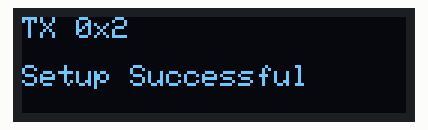
Simulated run of this sketch. Board: Arduino Uno, built with avr-gcc and run on an emulated ATmega328P. Parts: 128×32 one-colour display. No radio packets arrive unless stated; what the sketch prints to the serial monitor is not drawn.

Above: at 0.2 s.
At 2.3 s:
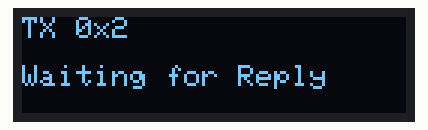

Measured:
- what the display in image 0 shows lasts 2.0 s, from 0.2 s to 2.2 s
- what the display in image 1 shows lasts 10.5 s, from 2.3 s to 12.8 s

The sketch:

tx.ino
```cpp
/*
 * Enhanced LoRa Transmitter - CORRECTED for 128x32 OLED
 * With ACK/retransmit and ID-based messaging
 */

#include <SPI.h>
#include <RH_RF95.h>
#include <Wire.h>
#include <Adafruit_GFX.h>
#include <Adafruit_SSD1306.h>

// LoRa pins for Cytron LoRa-RFM Shield
#define RFM95_CS 10
#define RFM95_RST 9
#define RFM95_INT 2

// OLED Display settings - CORRECTED TO 128x32
#define SCREEN_WIDTH 128
#define SCREEN_HEIGHT 32  // Changed from 64 to 32!F
#define OLED_RESET -1

// Node Configuration
#define MY_NODE_ID 0x02      // This node's ID
#define DEST_NODE_ID 0x01    // Destination node ID

// Message Types
#define MSG_TYPE_DATA 0x01
#define MSG_TYPE_ACK  0x02
#define MSG_TYPE_NACK 0x03

// Transmission settings
#define MAX_RETRIES 3
#define ACK_TIMEOUT 10000     // 10 seconds

// RF95 frequency
#define RF95_FREQ 915.5

// Message structure
struct Message {
  uint8_t nodeID;
  uint8_t destID;
  uint8_t msgType;
  uint8_t payloadLen;
  char payload[40];
  uint8_t checksum;
};

RH_RF95 rf95(RFM95_CS, RFM95_INT);
Adafruit_SSD1306 display(SCREEN_WIDTH, SCREEN_HEIGHT, &Wire, OLED_RESET);

int messageCounter = 0;
bool oledWorking = false;

void setup() {
  Serial.begin(9600);
  delay(100);

  Serial.println(F("LoRa Transmitter Starting..."));

  // Initialize OLED first
  if(!display.begin(SSD1306_SWITCHCAPVCC, 0x3C)) {
    Serial.println(F("SSD1306 allocation failed"));
    Serial.println(F("Continuing without OLED..."));
  } else {
    Serial.println(F("OLED OK!"));
    oledWorking = true;
    display.clearDisplay();
    display.setTextSize(1);
    display.setTextColor(WHITE);
    display.setCursor(0, 0);
    display.println(F("Initializing..."));
    display.display();
  }

  // Reset LoRa module
  pinMode(RFM95_RST, OUTPUT);
  digitalWrite(RFM95_RST, HIGH);
  delay(10);
  digitalWrite(RFM95_RST, LOW);
  delay(10);
  digitalWrite(RFM95_RST, HIGH);
  delay(10);

  // Initialize LoRa
  if (!rf95.init()) {
    Serial.println(F("LoRa init failed"));
    displayStatus("Setup Failed", true);
    while (1);
  }

  if (!rf95.setFrequency(RF95_FREQ)) {
    Serial.println(F("setFrequency failed"));
    displayStatus("Setup Failed", true);
    while (1);
  }

  rf95.setTxPower(23, false);

  Serial.println(F("LoRa Transmitter Ready!"));
  Serial.print(F("My Node ID: 0x"));
  Serial.println(MY_NODE_ID, HEX);

  displayStatus("Setup Successful", false);
  delay(2000);
}

void loop() {
  // Create message
  Message msg;
  msg.nodeID = MY_NODE_ID;
  msg.destID = DEST_NODE_ID;
  msg.msgType = MSG_TYPE_DATA;

  sprintf(msg.payload, "payload #%d from Node %d", messageCounter++, MY_NODE_ID);
  msg.payloadLen = strlen(msg.payload);
  msg.checksum = calculateChecksum(&msg);

  // Send message with retries
  bool ackReceived = false;
  int retries = 0;

  while (!ackReceived && retries < MAX_RETRIES) {
    Serial.print(F("Sending (Attempt "));
    Serial.print(retries + 1);
    Serial.print(F("/"));
    Serial.print(MAX_RETRIES);
    Serial.println(F(")..."));

    displayStatus("Sending Message", false);

    sendMessage(&msg);

    displayStatus("Waiting for Reply", false);
    ackReceived = waitForAck(ACK_TIMEOUT);

    if (ackReceived) {
      Serial.println(F("ACK Received!"));
      displayStatus("Message Received", false);
    } else {
      Serial.println(F("No ACK - Retrying..."));
      retries++;
      if (retries < MAX_RETRIES) {
        delay(500);
      }
    }
  }

  if (!ackReceived) {
    Serial.println(F("Message failed after max retries"));
    displayStatus("Send Failed", true);
    delay(2000);
  }

  delay(3000);
}

void sendMessage(Message *msg) {
  uint8_t buf[60];
  int len = 0;

  buf[len++] = msg->nodeID;
  buf[len++] = msg->destID;
  buf[len++] = msg->msgType;
  buf[len++] = msg->payloadLen;
  memcpy(&buf[len], msg->payload, msg->payloadLen);
  len += msg->payloadLen;
  buf[len++] = msg->checksum;

  rf95.send(buf, len);
  rf95.waitPacketSent();

  Serial.print(F("Sent to Node 0x"));
  Serial.print(msg->destID, HEX);
  Serial.print(F(": "));
  Serial.println(msg->payload);
}

bool waitForAck(unsigned long timeout) {
  unsigned long startTime = millis();

  while (millis() - startTime < timeout) {
    if (rf95.available()) {
      uint8_t buf[RH_RF95_MAX_MESSAGE_LEN];
      uint8_t len = sizeof(buf);

      if (rf95.recv(buf, &len)) {
        if (len >= 5) {
          uint8_t nodeID = buf[0];
          uint8_t destID = buf[1];
          uint8_t msgType = buf[2];

          if (destID == MY_NODE_ID && msgType == MSG_TYPE_ACK) {
            Serial.print(F("ACK from Node 0x"));
            Serial.println(nodeID, HEX);
            return true;
          }
        }
      }
    }
    delay(10);
  }
  return false;
}

uint8_t calculateChecksum(Message *msg) {
  uint8_t checksum = 0;
  checksum ^= msg->nodeID;
  checksum ^= msg->destID;
  checksum ^= msg->msgType;
  checksum ^= msg->payloadLen;
  for (int i = 0; i < msg->payloadLen; i++) {
    checksum ^= msg->payload[i];
  }
  return checksum;
}

void displayStatus(const char* status, bool isError) {
  if (!oledWorking) return;

  display.clearDisplay();
  display.setTextSize(1);
  display.setTextColor(WHITE);
  display.setCursor(0, 0);

  display.print(F("TX 0x"));
  display.println(MY_NODE_ID, HEX);
  display.println();

  if (isError) {
    display.setTextSize(2);
  }
  display.println(status);
  display.display();
}
```
